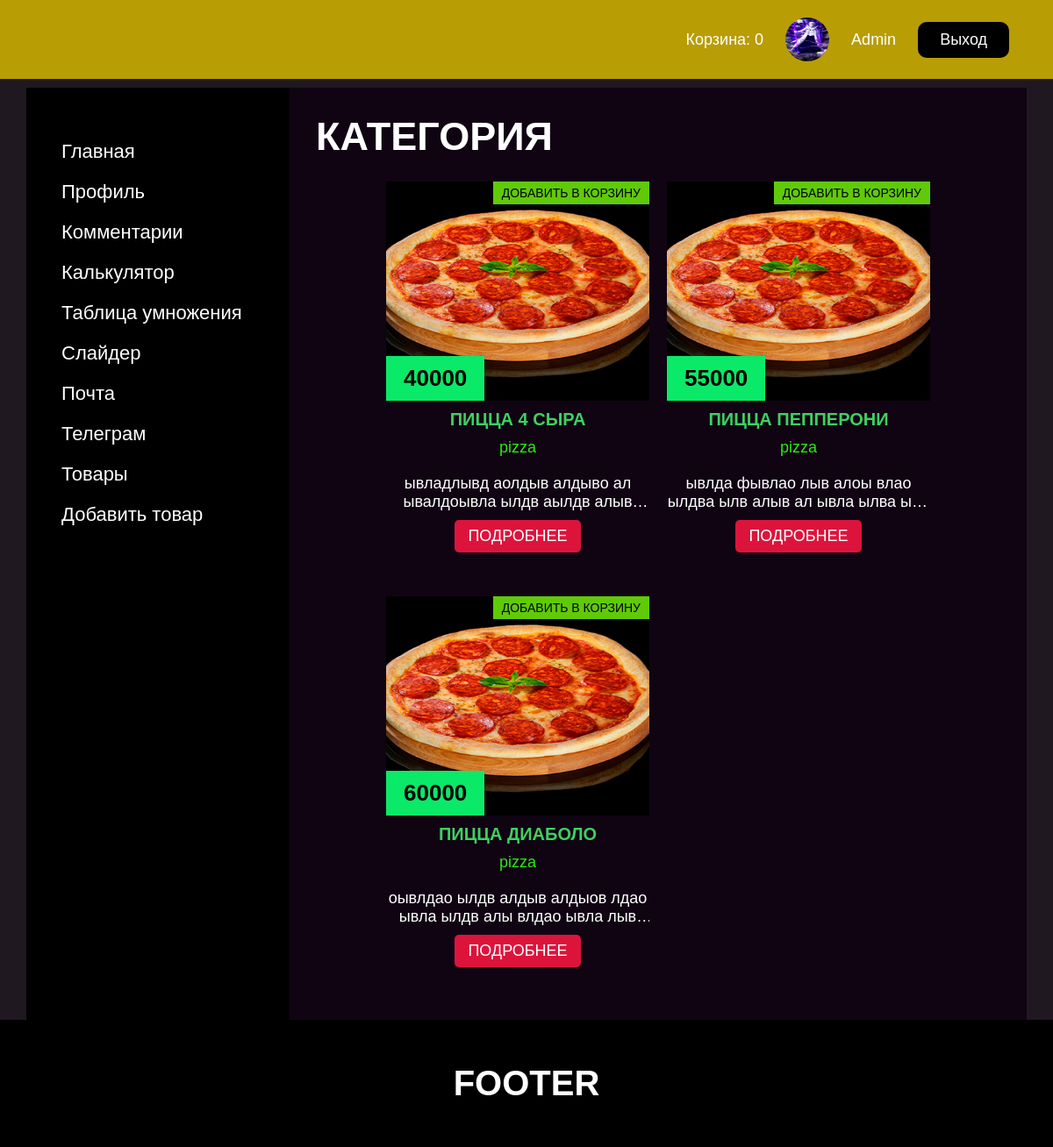
The app's page /?route=category&s=pizza (signed in) with its own data.
### tables this page shows
CREATE TABLE `users` (
  `users_id` int NOT NULL,
  `login` varchar(75) NOT NULL,
  `name` varchar(100) NOT NULL,
  `img` varchar(150) NOT NULL,
  `email` varchar(100) NOT NULL,
  `pass` varchar(256) NOT NULL,
  `role` varchar(50) NOT NULL DEFAULT 'guest'
);

CREATE TABLE `goods` (
  `goods_id` int NOT NULL,
  `name` varchar(100) NOT NULL,
  `price` varchar(50) NOT NULL,
  `text` varchar(500) NOT NULL,
  `img` varchar(100) NOT NULL,
  `category` varchar(50) NOT NULL
);

### functions.php (called while the page is built, shortened)
<?
$pages = [
    'main'=>[
        'title'=>'Главная',
        'role'=>'usual'
    ],
    'self'=>[
        'title'=>'Профиль',
        'role'=>'auth'
    ],
    'comments'=>[
        'title'=>'Комментарии',
        'role'=>'auth'
    ],
    'change'=>[
        'title'=>'Изменение данных',
    ],
    'calc'=>[
        'title'=>'Калькулятор',
        'role'=>'usual'
    ],
    'table'=>[
        'title'=>'Таблица умножения',
        'role'=>'usual'
    ],
    'slider'=>[
        'title'=>'Слайдер',
        'role'=>'usual'
    ],
    'email'=>[
        'title'=>'Почта',
        'role'=>'usual'
    ],
    'telegram'=>[
        'title'=>'Телеграм',
        'role'=>'usual'
    ],
    'goods'=>[
        'title'=>'Товары',
        'role'=>'auth'
    ],
    'addGoods'=>[
        'title'=>'Добавить товар',
        'role'=>'admin'
    ],
    'login'=>[
        'title'=>'Войти',
    ],
    'register'=>[
        'title'=>'Регистрация',
    ],
    'changecomment'=>[
        'title'=>'Изменение комментария',
    ],
    'oneGood'=>[
        'title'=>'Информация о товаре',
    ],
    'order'=>[
        'title'=>'Ваш заказ',
    ],
    'category'=>[
        'title'=>'Категория',
    ],
];
function pdo(){
    $dbname = 'st-fr15-00';
    $dbuser = 'root';
    $dbpass = '';
    $host = '127.0.0.1';
    return new PDO("mysql:host=$host;dbname=$dbname;", $dbuser, $dbpass);
}
foreach($pages as $link => $value){
    if($_GET['route'] === $link){
        $route = $link;
        break;
    }
    else{
        $route = 'main';
    }
}
?>

### pages/category.php (the view)
<div class="content">
    <h1 class="title"><?=$pages[$route]['title']?></h1>
    <div class="goods">
        <?
        $s = myStrip($_GET['s']);
        $myGoods = pdo()->prepare("SELECT * FROM goods WHERE category=?");
        $myGoods->execute([$s]);
        $myGoods = $myGoods->fetchAll(PDO::FETCH_ASSOC);
        foreach($myGoods as $food) :
        ?>
        <div class="goods__item">
            <div class="goods__img">
                <a href="#" class="goods__favourite">Добавить в корзину</a>
                <img src="<?=$food['img']?>" alt="" loading="lazy">
                <span class="goods__price"><?=$food['price']?></span>
            </div>
            <h3 class="goods__title"><?=$food['name']?></h3>
            <a href="/?route=category&s=<?=$food['category']?>" class="food__type"><?=$food['category']?></a>
            <p class="goods__descr"><?=$food['text']?></p>
            <a href="/?route=oneGood&food=<?=$food['goods_id']?>" class="goods__link">Подробнее</a>
        </div>
        <?endforeach;?>
    </div>
</div>

### components/header.php (shortened to what this page needs)
<!DOCTYPE html>
<html lang="en">
<head>
    <link rel="stylesheet" href="./styles/style.css?<?=time()?>">
</head>
<body>
<header class="header">
    <nav class="header__nav">
        <?if(isset($_SESSION['user_login'])) :?>
            <div class="autentification">
                <?
                $co = pdo()->prepare("SELECT COUNT(*) FROM busket WHERE busket_login=?");
                $co->execute([$_SESSION['user_login']]);
                $co = $co->fetch();
                $logistic = pdo()->prepare("SELECT * FROM users WHERE login=? LIMIT 1");
                $logistic->execute([$_SESSION['user_login']]);
                $logistic = $logistic->fetch();
                ?>
                <a href="" class="user__name busket__btn">Корзина: <?=$co[0]?></a>
                <img src="<?=$logistic['img']?>" alt="user-avatar">
                <a href="" class="user__name"><?=$logistic['login']?></a>
                <a href="./tools/exit.php" class="exit">Выход</a>
            </div>
        <?endif;?>
    </nav>
</header>

### styles/style.css (style rules this page uses)
* { margin: 0; padding: 0; box-sizing: border-box; text-decoration: none; list-style: none; border: none; font-family: Arial, Helvetica, sans-serif; }
body { background: rgb(32, 24, 32); overflow-x: hidden; max-width: 1920px; width: 100%; margin: 0 auto; position: relative; top: 0; z-index: 5; }
.header { max-width: 1920px; width: 100%; margin: 0 auto; position: fixed; top: 0; z-index: 100; }
.content { padding: 30px; background: rgb(16, 4, 19); flex-grow: 1; overflow: hidden; }
.title { color: #fff; font-size: 45px; text-transform: uppercase; margin-bottom: 25px; }
.autentification { display: flex; align-items: center; padding: 20px 0; justify-content: flex-end; padding-right: 50px; background: rgb(184, 157, 4); z-index: 100; position: relative; }
.autentification img { width: 50px; height: 50px; border-radius: 50%; display: block; }
.autentification a { display: block; text-transform: capitalize; font-size: 18px; color: #fff; }
.autentification .user__name { margin:0 25px; }
.autentification .exit { background: #000; padding: 10px 25px; border-radius: 10px; }
.goods { display: grid; grid-template-columns: repeat(auto-fit, minmax(250px, 300px)); justify-content: center; grid-gap: 20px; }
.goods__item { display: flex; flex-direction: column; align-items: center; justify-content: space-between; margin-bottom: 30px; text-align: center; }
.goods img { width: 100%; display: block; height: 100%; }
.goods__favourite { display: block; margin-bottom: 10px; color: rgb(0, 0, 0); font-size: 14px; text-transform: uppercase; background: rgb(96, 202, 9); padding: 5px 10px; position: absolute; top: 0; right: 0; }
.goods__price { position: absolute; padding: 10px 20px; background: rgb(10, 233, 103); font-size: 26px; font-weight: bold; bottom: 0; left: 0; }
.goods__img { position: relative; width: 100%; height: 250px; }
.goods__title { font-size: 20px; color: rgb(63, 208, 97); text-transform: uppercase; padding: 10px 0; }
.goods__descr { display: -webkit-box; -webkit-line-clamp: 2; -webkit-box-orient: vertical; overflow: hidden; font-size: 18px; color: #fff; margin-bottom: 10px; text-overflow: ellipsis; }
.goods__link { display: block; color: #fff; background: crimson; padding: 8px 15px; border-radius: 5px; font-size: 18px; text-transform: uppercase; }
.food__type { color: rgb(41, 235, 15); font-size: 18px; margin-bottom: 20px; }

### records on screen
users: img (picture), login "Admin"
goods: img (picture), price "40000", name "ПИЦЦА 4 СЫРА", category "pizza", text "ывладлывд аолдыв алдыво ал ывалдоывла ылдв аылдв…"
goods: img (picture), price "55000", name "ПИЦЦА ПЕППЕРОНИ", category "pizza", text "ывлда фывлао лыв алоы влао ылдва ылв алыв ал ывла ылва…"
goods: img (picture), price "60000", name "ПИЦЦА ДИАБОЛО", category "pizza", text "оывлдао ылдв алдыв алдыов лдао ывла ылдв алы влдао ывла…"

### other values on screen
$co[0] "0"
$value['title'] "Главная"
$value['title'] "Профиль"
$value['title'] "Комментарии"
$value['title'] "Калькулятор"
$value['title'] "Таблица умножения"
$value['title'] "Слайдер"
$value['title'] "Почта"
$value['title'] "Телеграм"
$value['title'] "Товары"
$value['title'] "Добавить товар"
$pages[$route]['title'] "КАТЕГОРИЯ"
